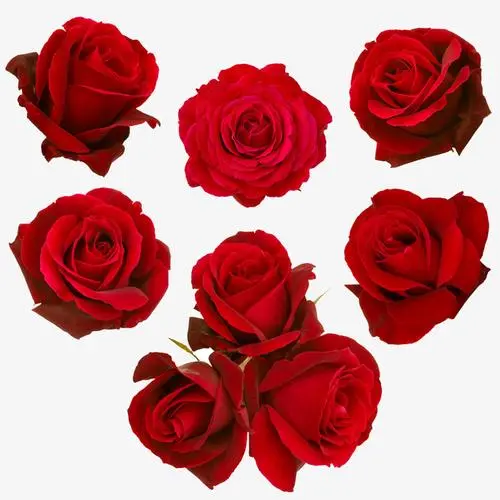
#> input picture learn_python/opencv/rose.jpeg, 500 x 500 px
$ python img.py
#> lines starting #> are read from the running program, lines starting #| are printed output that depends on the picture
import cv2

if __name__ == '__main__':
    rose = cv2.imread('./rose.jpeg')
#> rose is the input picture: shape (500, 500, 3); mean B, G, R 132.3, 130.1, 197.3
    # print(rose.shape)
    # print(type(rose))
    # print(rose)
    print(rose)
#> (printed output is left out)
    # print(rose[:,:,::-1])
    cv2.imshow('rose', rose[:,:,::-1])
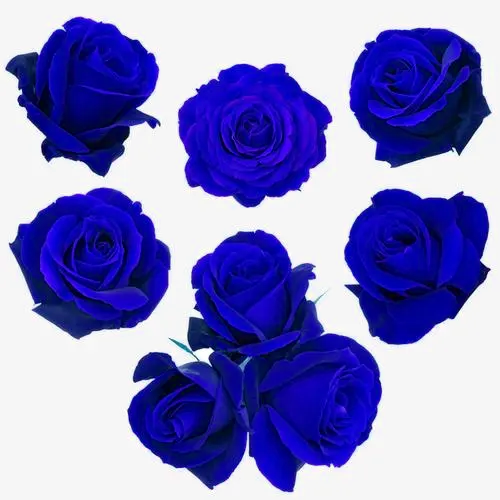
#> window 'rose': shape (500, 500, 3); mean B, G, R 197.3, 130.1, 132.3
    cv2.waitKey()
    cv2.destroyAllWindows()
